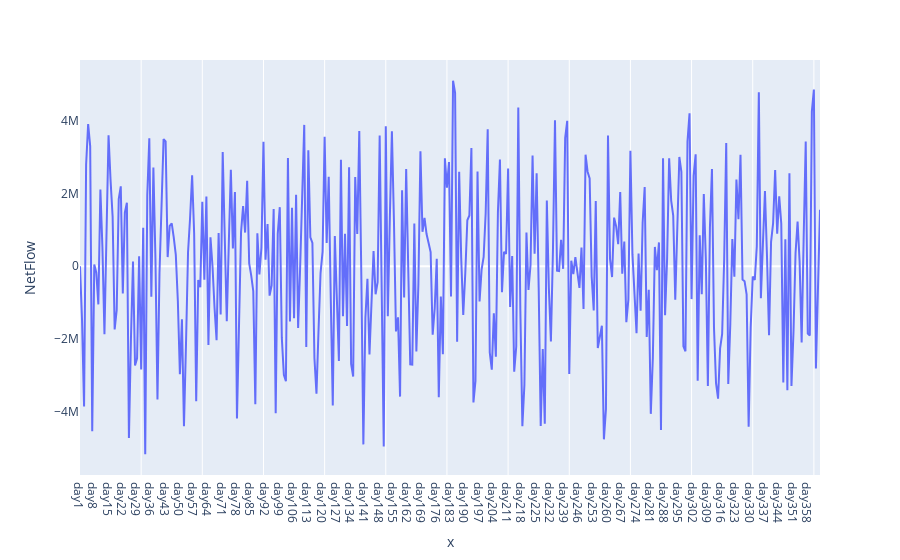
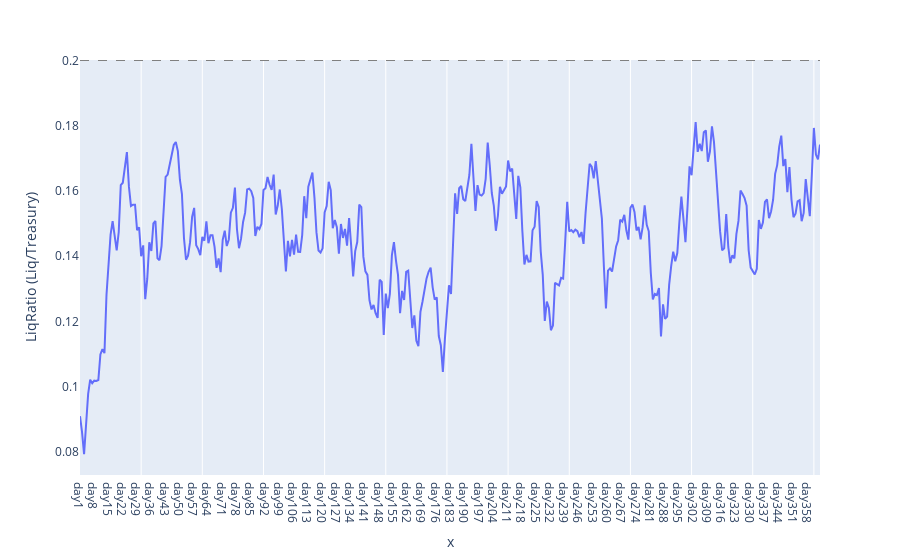
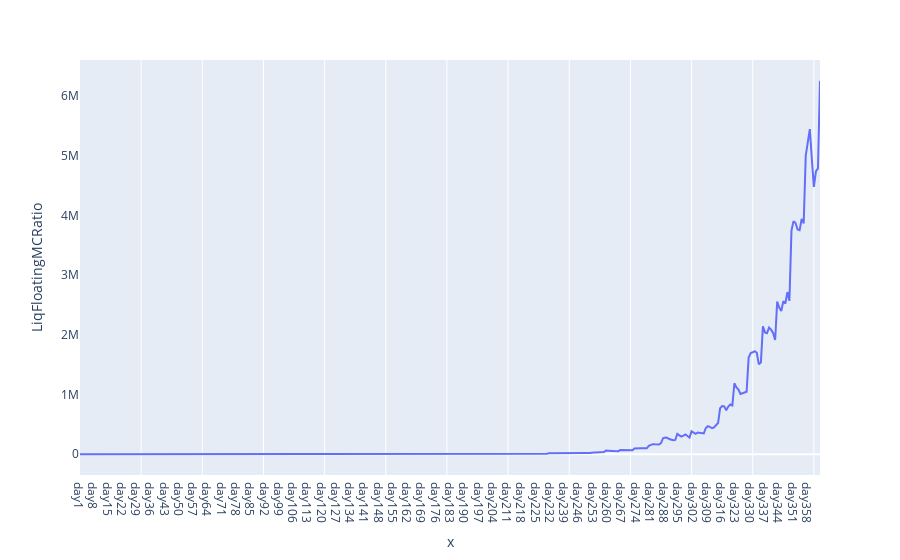
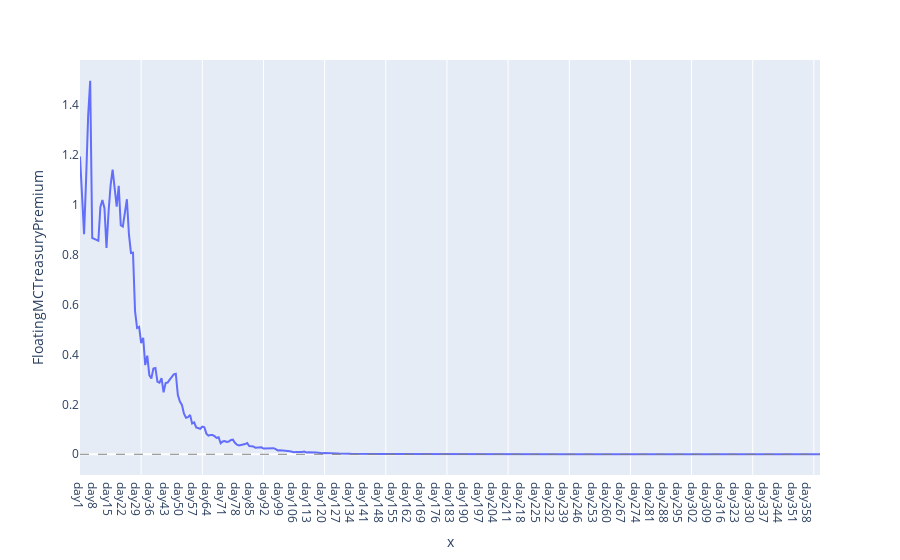

The code cell stored with these charts, in order, in its notebook:
### Code cell
# Plot batch1

for col in df1.columns:
    if col in ('NetFlow', 'LiqRatio (Liq/Treasury)', 'LiqFloatingMCRatio', 'FloatingMCTreasuryPremium'):
        comp = df1.plot(x=list(df1.index), y=df1[col])
        comp.layout.update(xaxis=dict(showgrid=False), yaxis=dict(showgrid=False))
        for i in range (params.short_cycle, plot_horizon, params.short_cycle):
            comp.add_vline(x=i, line_width=1, line_color="white", layer='below')
        if col == 'LiqRatio (Liq/Treasury)':
            comp.add_hline(y=params.max_liq_ratio, line_width=1, line_dash="dash", line_color="grey")
        if col == 'FloatingMCTreasuryPremium':
            comp.add_hline(y=params.min_premium_target, line_width=1, line_dash="dash", line_color="grey")
        comp.show()

### Figure 1 — Plotly figure (JSON) as saved in the notebook; plotly's stock layout.template omitted (floating-point values rounded to 4 significant figures; data arrays with more than 128 entries replaced by an {"elided": "..."} marker saying what was removed)
{"data": [{"hovertemplate": "x=%{x}<br>NetFlow=%{y}<extra></extra>", "legendgroup": "", "line": {"color": "#636efa", "dash": "solid"}, "marker": {"symbol": "circle"}, "mode": "lines", "name": "", "orientation": "v", "showlegend": false, "type": "scatter", "x": {"elided": "364 str values"}, "xaxis": "x", "y": {"elided": "364 float values"}, "yaxis": "y"}], "layout": {"legend": {"tracegroupgap": 0}, "margin": {"t": 60}, "shapes": [{"layer": "below", "line": {"color": "white", "width": 1}, "type": "line", "x0": 30, "x1": 30, "xref": "x", "y0": 0, "y1": 1, "yref": "y domain"}, {"layer": "below", "line": {"color": "white", "width": 1}, "type": "line", "x0": 60, "x1": 60, "xref": "x", "y0": 0, "y1": 1, "yref": "y domain"}, {"layer": "below", "line": {"color": "white", "width": 1}, "type": "line", "x0": 90, "x1": 90, "xref": "x", "y0": 0, "y1": 1, "yref": "y domain"}, {"layer": "below", "line": {"color": "white", "width": 1}, "type": "line", "x0": 120, "x1": 120, "xref": "x", "y0": 0, "y1": 1, "yref": "y domain"}, {"layer": "below", "line": {"color": "white", "width": 1}, "type": "line", "x0": 150, "x1": 150, "xref": "x", "y0": 0, "y1": 1, "yref": "y domain"}, {"layer": "below", "line": {"color": "white", "width": 1}, "type": "line", "x0": 180, "x1": 180, "xref": "x", "y0": 0, "y1": 1, "yref": "y domain"}, {"layer": "below", "line": {"color": "white", "width": 1}, "type": "line", "x0": 210, "x1": 210, "xref": "x", "y0": 0, "y1": 1, "yref": "y domain"}, {"layer": "below", "line": {"color": "white", "width": 1}, "type": "line", "x0": 240, "x1": 240, "xref": "x", "y0": 0, "y1": 1, "yref": "y domain"}, {"layer": "below", "line": {"color": "white", "width": 1}, "type": "line", "x0": 270, "x1": 270, "xref": "x", "y0": 0, "y1": 1, "yref": "y domain"}, {"layer": "below", "line": {"color": "white", "width": 1}, "type": "line", "x0": 300, "x1": 300, "xref": "x", "y0": 0, "y1": 1, "yref": "y domain"}, {"layer": "below", "line": {"color": "white", "width": 1}, "type": "line", "x0": 330, "x1": 330, "xref": "x", "y0": 0, "y1": 1, "yref": "y domain"}, {"layer": "below", "line": {"color": "white", "width": 1}, "type": "line", "x0": 360, "x1": 360, "xref": "x", "y0": 0, "y1": 1, "yref": "y domain"}], "xaxis": {"anchor": "y", "domain": [0, 1], "showgrid": false, "title": {"text": "x"}}, "yaxis": {"anchor": "x", "domain": [0, 1], "showgrid": false, "title": {"text": "NetFlow"}}}}

### Figure 2 — Plotly figure (JSON) as saved in the notebook; plotly's stock layout.template omitted (floating-point values rounded to 4 significant figures; data arrays with more than 128 entries replaced by an {"elided": "..."} marker saying what was removed)
{"data": [{"hovertemplate": "x=%{x}<br>LiqRatio (Liq/Treasury)=%{y}<extra></extra>", "legendgroup": "", "line": {"color": "#636efa", "dash": "solid"}, "marker": {"symbol": "circle"}, "mode": "lines", "name": "", "orientation": "v", "showlegend": false, "type": "scatter", "x": {"elided": "364 str values"}, "xaxis": "x", "y": {"elided": "364 float values"}, "yaxis": "y"}], "layout": {"legend": {"tracegroupgap": 0}, "margin": {"t": 60}, "shapes": [{"layer": "below", "line": {"color": "white", "width": 1}, "type": "line", "x0": 30, "x1": 30, "xref": "x", "y0": 0, "y1": 1, "yref": "y domain"}, {"layer": "below", "line": {"color": "white", "width": 1}, "type": "line", "x0": 60, "x1": 60, "xref": "x", "y0": 0, "y1": 1, "yref": "y domain"}, {"layer": "below", "line": {"color": "white", "width": 1}, "type": "line", "x0": 90, "x1": 90, "xref": "x", "y0": 0, "y1": 1, "yref": "y domain"}, {"layer": "below", "line": {"color": "white", "width": 1}, "type": "line", "x0": 120, "x1": 120, "xref": "x", "y0": 0, "y1": 1, "yref": "y domain"}, {"layer": "below", "line": {"color": "white", "width": 1}, "type": "line", "x0": 150, "x1": 150, "xref": "x", "y0": 0, "y1": 1, "yref": "y domain"}, {"layer": "below", "line": {"color": "white", "width": 1}, "type": "line", "x0": 180, "x1": 180, "xref": "x", "y0": 0, "y1": 1, "yref": "y domain"}, {"layer": "below", "line": {"color": "white", "width": 1}, "type": "line", "x0": 210, "x1": 210, "xref": "x", "y0": 0, "y1": 1, "yref": "y domain"}, {"layer": "below", "line": {"color": "white", "width": 1}, "type": "line", "x0": 240, "x1": 240, "xref": "x", "y0": 0, "y1": 1, "yref": "y domain"}, {"layer": "below", "line": {"color": "white", "width": 1}, "type": "line", "x0": 270, "x1": 270, "xref": "x", "y0": 0, "y1": 1, "yref": "y domain"}, {"layer": "below", "line": {"color": "white", "width": 1}, "type": "line", "x0": 300, "x1": 300, "xref": "x", "y0": 0, "y1": 1, "yref": "y domain"}, {"layer": "below", "line": {"color": "white", "width": 1}, "type": "line", "x0": 330, "x1": 330, "xref": "x", "y0": 0, "y1": 1, "yref": "y domain"}, {"layer": "below", "line": {"color": "white", "width": 1}, "type": "line", "x0": 360, "x1": 360, "xref": "x", "y0": 0, "y1": 1, "yref": "y domain"}, {"line": {"color": "grey", "dash": "dash", "width": 1}, "type": "line", "x0": 0, "x1": 1, "xref": "x domain", "y0": 0.2, "y1": 0.2, "yref": "y"}], "xaxis": {"anchor": "y", "domain": [0, 1], "showgrid": false, "title": {"text": "x"}}, "yaxis": {"anchor": "x", "domain": [0, 1], "showgrid": false, "title": {"text": "LiqRatio (Liq/Treasury)"}}}}

### Figure 3 — Plotly figure (JSON) as saved in the notebook; plotly's stock layout.template omitted (floating-point values rounded to 4 significant figures; data arrays with more than 128 entries replaced by an {"elided": "..."} marker saying what was removed)
{"data": [{"hovertemplate": "x=%{x}<br>LiqFloatingMCRatio=%{y}<extra></extra>", "legendgroup": "", "line": {"color": "#636efa", "dash": "solid"}, "marker": {"symbol": "circle"}, "mode": "lines", "name": "", "orientation": "v", "showlegend": false, "type": "scatter", "x": {"elided": "364 str values"}, "xaxis": "x", "y": {"elided": "364 float values"}, "yaxis": "y"}], "layout": {"legend": {"tracegroupgap": 0}, "margin": {"t": 60}, "shapes": [{"layer": "below", "line": {"color": "white", "width": 1}, "type": "line", "x0": 30, "x1": 30, "xref": "x", "y0": 0, "y1": 1, "yref": "y domain"}, {"layer": "below", "line": {"color": "white", "width": 1}, "type": "line", "x0": 60, "x1": 60, "xref": "x", "y0": 0, "y1": 1, "yref": "y domain"}, {"layer": "below", "line": {"color": "white", "width": 1}, "type": "line", "x0": 90, "x1": 90, "xref": "x", "y0": 0, "y1": 1, "yref": "y domain"}, {"layer": "below", "line": {"color": "white", "width": 1}, "type": "line", "x0": 120, "x1": 120, "xref": "x", "y0": 0, "y1": 1, "yref": "y domain"}, {"layer": "below", "line": {"color": "white", "width": 1}, "type": "line", "x0": 150, "x1": 150, "xref": "x", "y0": 0, "y1": 1, "yref": "y domain"}, {"layer": "below", "line": {"color": "white", "width": 1}, "type": "line", "x0": 180, "x1": 180, "xref": "x", "y0": 0, "y1": 1, "yref": "y domain"}, {"layer": "below", "line": {"color": "white", "width": 1}, "type": "line", "x0": 210, "x1": 210, "xref": "x", "y0": 0, "y1": 1, "yref": "y domain"}, {"layer": "below", "line": {"color": "white", "width": 1}, "type": "line", "x0": 240, "x1": 240, "xref": "x", "y0": 0, "y1": 1, "yref": "y domain"}, {"layer": "below", "line": {"color": "white", "width": 1}, "type": "line", "x0": 270, "x1": 270, "xref": "x", "y0": 0, "y1": 1, "yref": "y domain"}, {"layer": "below", "line": {"color": "white", "width": 1}, "type": "line", "x0": 300, "x1": 300, "xref": "x", "y0": 0, "y1": 1, "yref": "y domain"}, {"layer": "below", "line": {"color": "white", "width": 1}, "type": "line", "x0": 330, "x1": 330, "xref": "x", "y0": 0, "y1": 1, "yref": "y domain"}, {"layer": "below", "line": {"color": "white", "width": 1}, "type": "line", "x0": 360, "x1": 360, "xref": "x", "y0": 0, "y1": 1, "yref": "y domain"}], "xaxis": {"anchor": "y", "domain": [0, 1], "showgrid": false, "title": {"text": "x"}}, "yaxis": {"anchor": "x", "domain": [0, 1], "showgrid": false, "title": {"text": "LiqFloatingMCRatio"}}}}

### Figure 4 — Plotly figure (JSON) as saved in the notebook; plotly's stock layout.template omitted (floating-point values rounded to 4 significant figures; data arrays with more than 128 entries replaced by an {"elided": "..."} marker saying what was removed)
{"data": [{"hovertemplate": "x=%{x}<br>FloatingMCTreasuryPremium=%{y}<extra></extra>", "legendgroup": "", "line": {"color": "#636efa", "dash": "solid"}, "marker": {"symbol": "circle"}, "mode": "lines", "name": "", "orientation": "v", "showlegend": false, "type": "scatter", "x": {"elided": "364 str values"}, "xaxis": "x", "y": {"elided": "364 float values"}, "yaxis": "y"}], "layout": {"legend": {"tracegroupgap": 0}, "margin": {"t": 60}, "shapes": [{"layer": "below", "line": {"color": "white", "width": 1}, "type": "line", "x0": 30, "x1": 30, "xref": "x", "y0": 0, "y1": 1, "yref": "y domain"}, {"layer": "below", "line": {"color": "white", "width": 1}, "type": "line", "x0": 60, "x1": 60, "xref": "x", "y0": 0, "y1": 1, "yref": "y domain"}, {"layer": "below", "line": {"color": "white", "width": 1}, "type": "line", "x0": 90, "x1": 90, "xref": "x", "y0": 0, "y1": 1, "yref": "y domain"}, {"layer": "below", "line": {"color": "white", "width": 1}, "type": "line", "x0": 120, "x1": 120, "xref": "x", "y0": 0, "y1": 1, "yref": "y domain"}, {"layer": "below", "line": {"color": "white", "width": 1}, "type": "line", "x0": 150, "x1": 150, "xref": "x", "y0": 0, "y1": 1, "yref": "y domain"}, {"layer": "below", "line": {"color": "white", "width": 1}, "type": "line", "x0": 180, "x1": 180, "xref": "x", "y0": 0, "y1": 1, "yref": "y domain"}, {"layer": "below", "line": {"color": "white", "width": 1}, "type": "line", "x0": 210, "x1": 210, "xref": "x", "y0": 0, "y1": 1, "yref": "y domain"}, {"layer": "below", "line": {"color": "white", "width": 1}, "type": "line", "x0": 240, "x1": 240, "xref": "x", "y0": 0, "y1": 1, "yref": "y domain"}, {"layer": "below", "line": {"color": "white", "width": 1}, "type": "line", "x0": 270, "x1": 270, "xref": "x", "y0": 0, "y1": 1, "yref": "y domain"}, {"layer": "below", "line": {"color": "white", "width": 1}, "type": "line", "x0": 300, "x1": 300, "xref": "x", "y0": 0, "y1": 1, "yref": "y domain"}, {"layer": "below", "line": {"color": "white", "width": 1}, "type": "line", "x0": 330, "x1": 330, "xref": "x", "y0": 0, "y1": 1, "yref": "y domain"}, {"layer": "below", "line": {"color": "white", "width": 1}, "type": "line", "x0": 360, "x1": 360, "xref": "x", "y0": 0, "y1": 1, "yref": "y domain"}, {"line": {"color": "grey", "dash": "dash", "width": 1}, "type": "line", "x0": 0, "x1": 1, "xref": "x domain", "y0": 0, "y1": 0, "yref": "y"}], "xaxis": {"anchor": "y", "domain": [0, 1], "showgrid": false, "title": {"text": "x"}}, "yaxis": {"anchor": "x", "domain": [0, 1], "showgrid": false, "title": {"text": "FloatingMCTreasuryPremium"}}}}
